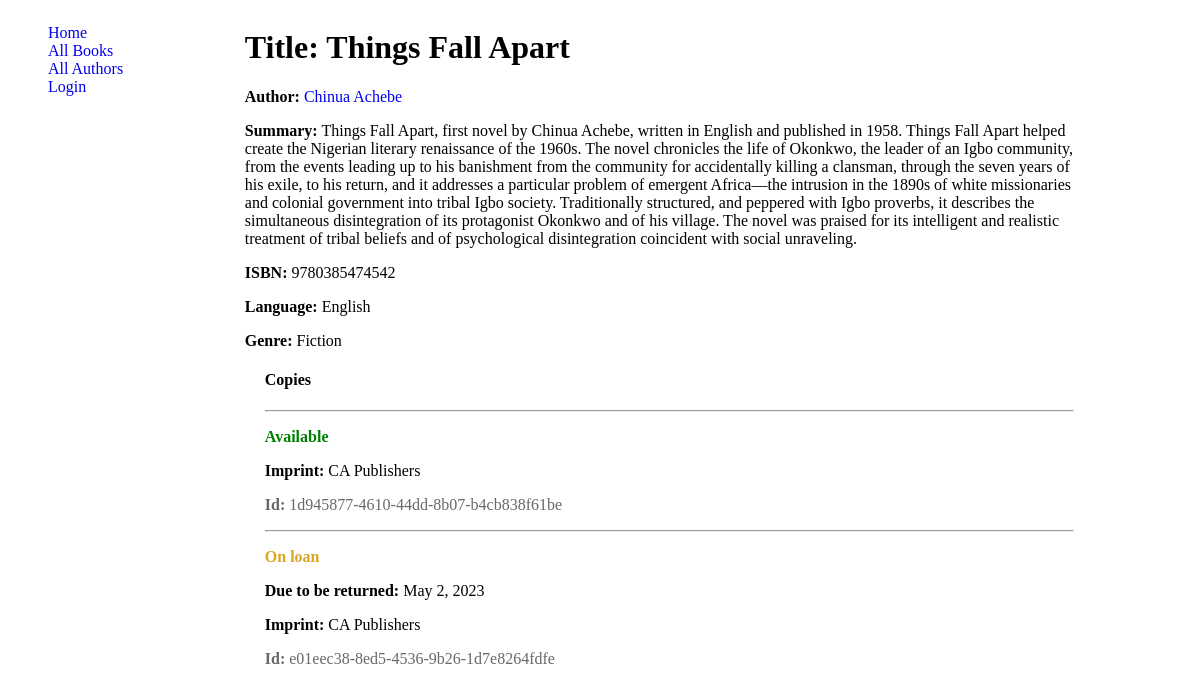
The page /catalog/book/1/ on the database as committed earlier.
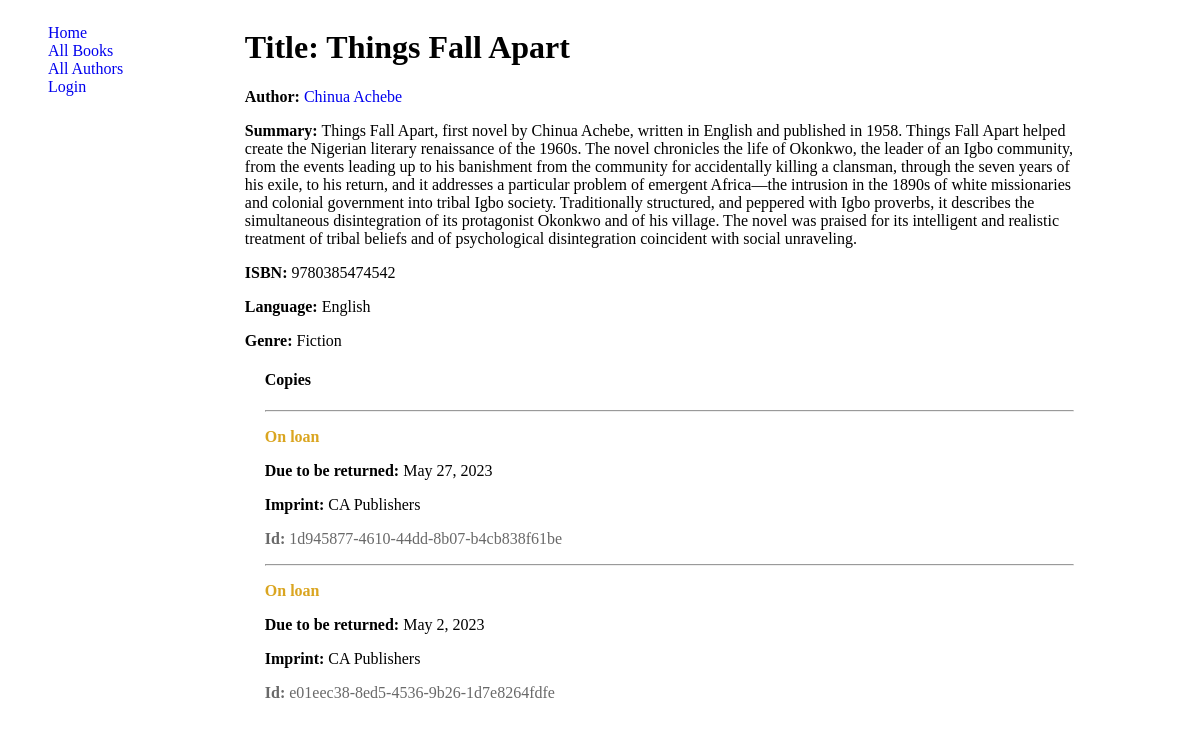
The same page on the database as committed later.
### catalog/models.py (models this page shows, shortened)
class Book(models.Model):
    title = models.CharField(max_length=100)
    author = models.ForeignKey(Author, on_delete=models.SET_NULL, null=True, )
    summary = models.TextField(max_length=1000, help_text='Enter a brief description of the book')
    language = models.ForeignKey(Language,  on_delete=models.SET_NULL, null=True)
    genre = models.ManyToManyField(Genre, help_text='Select a genre for this book')
    ISBN = models.CharField('ISBN', max_length=13, unique=True,  help_text='13 Character <a href="https://www.isbn-international.org/content/what-isbn">ISBN number</a>')

class Author(models.Model):
    first_name = models.CharField(max_length=100)
    last_name = models.CharField(max_length=100)
    date_of_birth = models.DateField()
    date_of_death = models.DateField('Died', null=True, blank=True)
    class Meta:
        ordering = ['last_name', 'first_name']
    def get_absolute_url(self):
        return reverse('author-detail', args=[str(self.id)])
    def __str__(self):
        return f'{self.first_name} {self.last_name}'

class Language(models.Model):
    name = models.CharField(max_length=100)
    def __str__(self):
        return self.name

class Genre(models.Model):
    name = models.CharField(max_length=100,  help_text = "enter a book genre(e.g. Science, Inspirational etc)")
    def __str__(self):
        return self.name

class BookInstance(models.Model):
    LOAN_STATUS = (
        ('m', 'Maintenance'),
        ('o', 'On loan'),
        ('a', 'Available'),
        ('r', 'Reserved'),
    )
    id = models.UUIDField(primary_key=True, default=uuid.uuid4, help_text='Unique ID for this particular book across whole library')
    book = models.ForeignKey(Book, on_delete=models.RESTRICT, null=True)
    imprint = models.CharField(max_length=150)
    due_back = models.DateField(blank=True, null=True)
    status =models.CharField(max_length=1, choices=LOAN_STATUS, default='m',help_text='Book availability',)
    borrower = models.ForeignKey(User, on_delete=models.SET_NULL, null=True, blank=True)
    class Meta:
        ordering = ['due_back']
        verbose_name = 'Book Instance'
    class Meta:
        permissions = (("can_mark_returned", "Set book as returned"), )

### catalog/views.py (the view)
# urls.py: path('book/<str:pk>/', BookDetail.as_view() ,name="book-detail"),
class BookDetail(DetailView):
    model = Book
    template_name = "book-detail.html"
    context_object_name = "book"

### templates/book-detail.html (shortened to what this page needs)
{% extends 'base.html' %}
{% block content %}
  <h1>Title: {{ book.title }}</h1>
  <p><strong>Author:</strong> <a href="{{book.author.get_absolute_url}}">{{ book.author }}</a></p>
  <p><strong>Summary:</strong> {{ book.summary }}</p>
  <p><strong>ISBN:</strong> {{ book.ISBN }}</p>
  <p><strong>Language:</strong> {{ book.language }}</p>
  <p><strong>Genre:</strong> {{ book.genre.all|join:", " }}</p>
  <div style="margin-left:20px;margin-top:20px">
    <h4>Copies</h4>
    {% for copy in book.bookinstance_set.all %}
      <hr />
      <p
        class="{% if copy.status == 'a' %}text-success{% elif copy.status == 'm' %}text-danger{% else %}text-warning{% endif %}">
        {{ copy.get_status_display }}
      </p>
      {% if copy.status != 'a' %}
        <p><strong>Due to be returned:</strong> {{ copy.due_back }}</p>
      {% endif %}
      <p><strong>Imprint:</strong> {{ copy.imprint }}</p>
      <p class="text-muted"><strong>Id:</strong> {{ copy.id }}</p>
    {% endfor %}
  </div>
{% endblock %}

### templates/base.html (shortened to what this page needs)
{% load  static %}
<!DOCTYPE html>
<html lang="en">
<head>
    <link rel="stylesheet" href="{% static 'css/style.css' %}">
</head>
<body>
    <div class="row">
        <div class="sidebar"> {% include 'partials/sidebar.html' %} </div>
        <div class="main-content">
            {% block content%} {% endblock content %}
        </div>
    </div>
</body>
</html>

### templates/partials/sidebar.html
<ul>
    <li><a href="{% url 'home' %}">Home</a></li>
    <li><a href="{% url 'book-list' %}">All Books</a></li>
    <li><a href="{% url 'authors' %}">All Authors</a></li>
    {% if user.is_authenticated %}
     <li>User: {{ user.get_username }}</li>
     <li><a href="{% url 'loaned-books' %}"> My Books</a></li>
     <li><a href="{% url 'books-borrowed-out' %}">All Books Borrowed</a></li>
     <li><a href="{% url 'logout' %}?next={{ request.path }}">Logout</a></li>
   {% else %}
     <li><a href="{% url 'login' %}?next={{ request.path }}">Login</a></li>
   {% endif %}
</ul>

### static/css/style.css (style rules this page uses)
a { text-decoration: none; }
.row { display: flex; flex-direction: row; justify-content:flex-start; }
.sidebar { width: 20%; }
.sidebar li { list-style: none; }
.main-content { width: 70%; }
.text-warning { font-weight: bold; color: goldenrod; }
.text-muted { color: dimgrey; }

Rows that differ between the two databases and show on the page:
changed BookInstance "1d945877-4610-44dd-8b07-b4cb838f61be": status "Available" → "On loan"; due_back (not shown) → "May 27, 2023"
